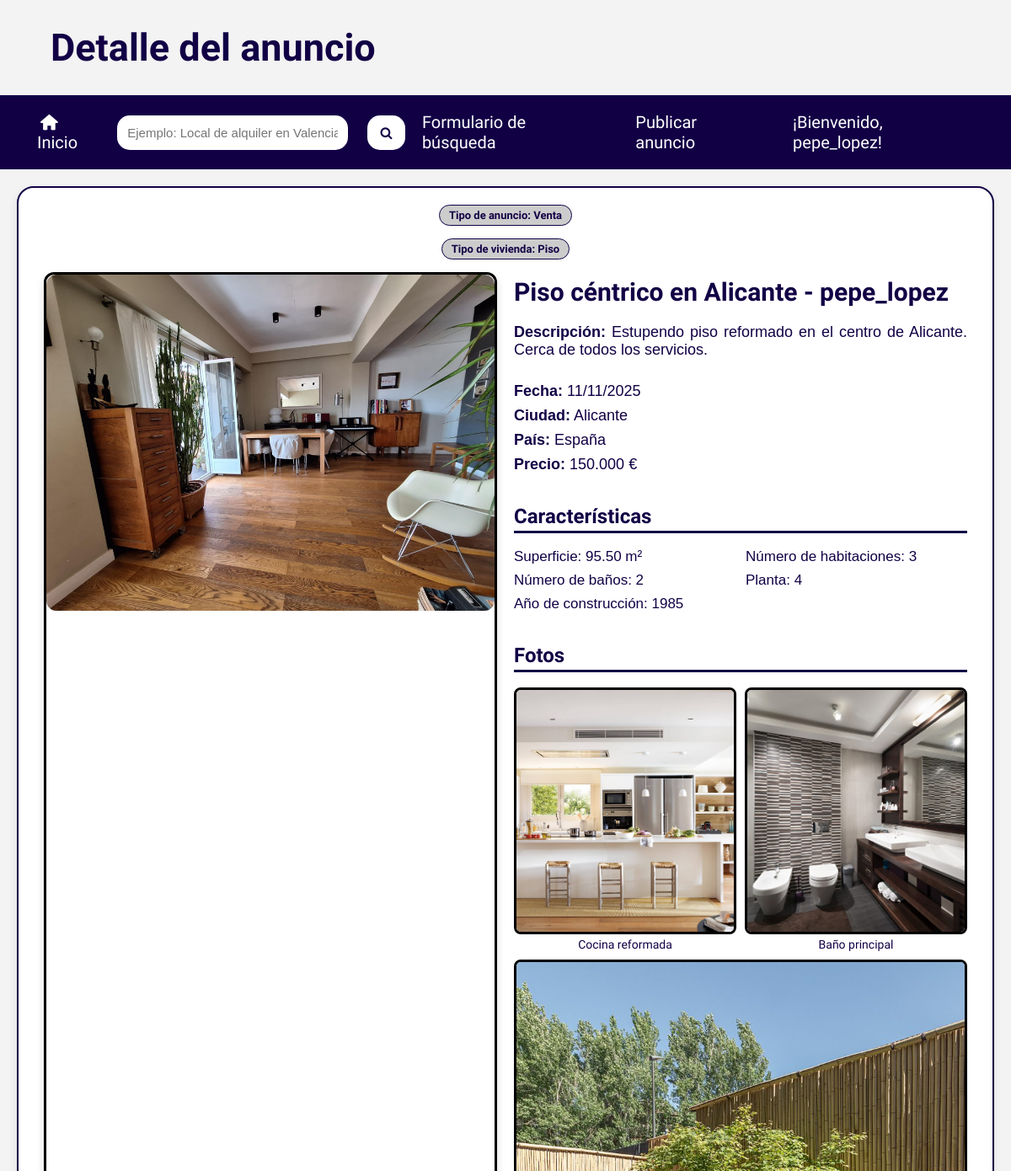
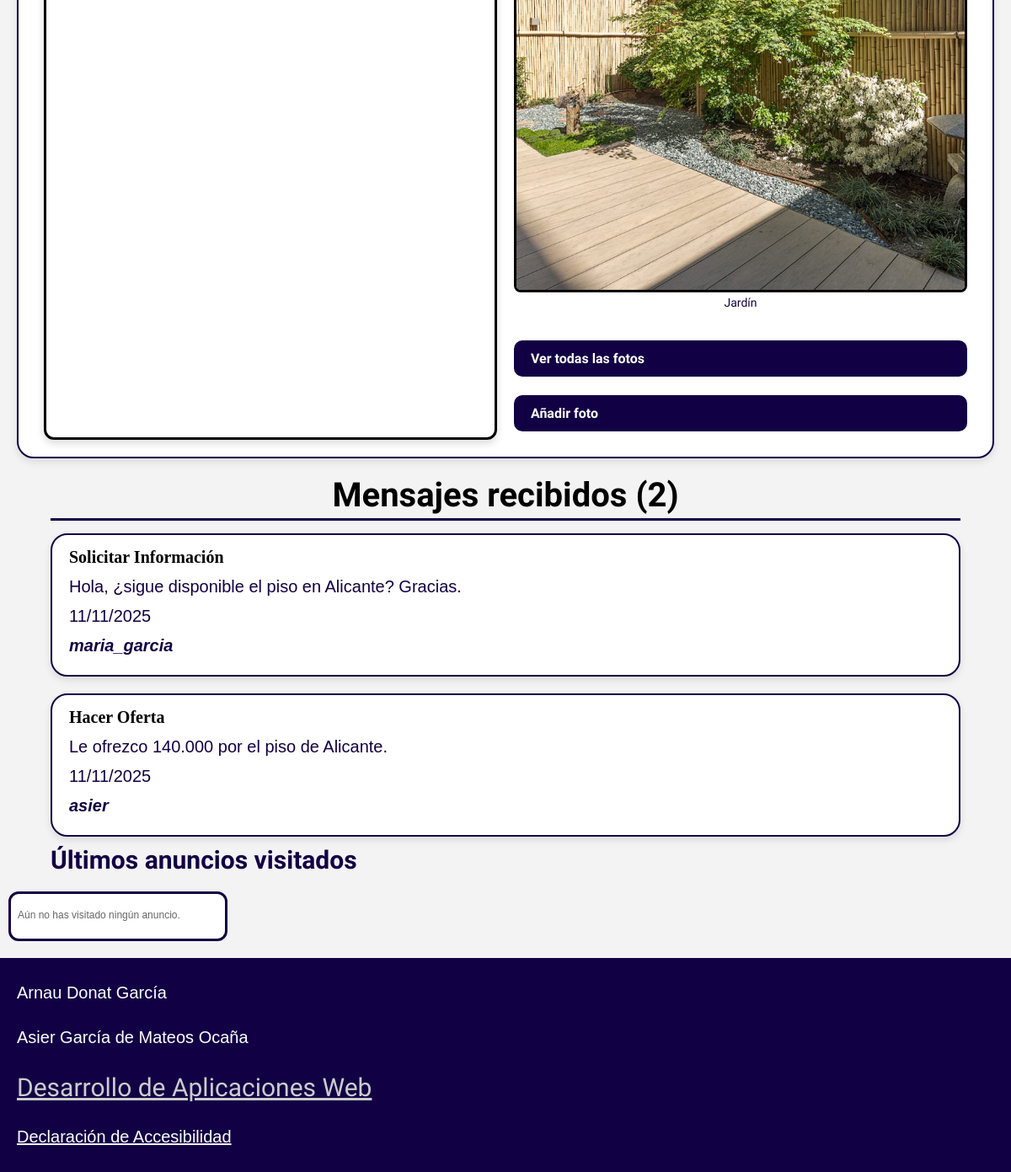
The app's page /userAnuncio.php?id=1 (signed in) with its own data (2 pictures, top to bottom).
### tables this page shows
CREATE TABLE `anuncios` (
  `IdAnuncio` int(11) NOT NULL,
  `TAnuncio` smallint(6) NOT NULL,
  `TVivienda` smallint(6) NOT NULL,
  `FPrincipal` varchar(255) DEFAULT NULL,
  `Alternativo` varchar(255) NOT NULL,
  `Titulo` varchar(255) NOT NULL,
  `Precio` decimal(10,2) NOT NULL,
  `Texto` text NOT NULL,
  `Ciudad` varchar(255) NOT NULL,
  `Pais` int(11) NOT NULL,
  `Superficie` decimal(10,2) NOT NULL,
  `NHabitaciones` int(11) NOT NULL,
  `NBanyos` int(11) NOT NULL,
  `Planta` int(11) NOT NULL,
  `Anyo` int(11) NOT NULL,
  `FRegistro` timestamp NOT NULL DEFAULT current_timestamp(),
  `Usuario` int(11) NOT NULL
);

CREATE TABLE `fotos` (
  `IdFoto` int(11) NOT NULL,
  `Titulo` varchar(255) DEFAULT NULL,
  `Foto` varchar(255) NOT NULL,
  `Alternativo` varchar(255) NOT NULL,
  `Anuncio` int(11) NOT NULL
);

CREATE TABLE `mensajes` (
  `IdMensaje` int(11) NOT NULL,
  `TMensaje` smallint(6) NOT NULL,
  `Texto` varchar(4000) NOT NULL,
  `Anuncio` int(11) NOT NULL,
  `UsuOrigen` int(11) NOT NULL,
  `UsuDestino` int(11) NOT NULL,
  `FRegistro` timestamp NOT NULL DEFAULT current_timestamp()
);

CREATE TABLE `tiposmensajes` (
  `IdTMensaje` smallint(6) NOT NULL,
  `NomTMensaje` varchar(255) NOT NULL
);

CREATE TABLE `usuarios` (
  `IdUsuario` int(11) NOT NULL,
  `NomUsuario` varchar(15) NOT NULL,
  `Clave` varchar(255) NOT NULL,
  `Email` varchar(254) NOT NULL,
  `Sexo` smallint(6) NOT NULL,
  `FNacimiento` date NOT NULL,
  `Ciudad` varchar(255) NOT NULL,
  `Pais` int(11) NOT NULL,
  `Foto` varchar(255) DEFAULT NULL,
  `FRegistro` timestamp NOT NULL DEFAULT current_timestamp(),
  `Estilo` int(11) NOT NULL
);

### userAnuncio.php (the view, shortened to what this page needs)
<?php
$id = (int)$_GET['id'];
$config = parse_ini_file('config.ini');
@$mysqli = new mysqli($config['Server'], $config['User'], $config['Password'], $config['Database']);
$anuncio = [];
$fotos = [];
$caracteristicas = [];
$sqlAnuncios = "SELECT
    A.IdAnuncio, TA.NomTAnuncio AS TipoAnuncio, TV.NomTVivienda AS TipoVivienda,
    A.Titulo, A.Texto, A.Precio, A.Ciudad, P.NomPais, A.FPrincipal, A.Alternativo,
    A.FRegistro, A.Superficie, A.NHabitaciones, A.NBanyos, A.Planta, A.Anyo,
    U.NomUsuario AS NomUsuario, F.IdFoto, F.Titulo AS TituloFoto, F.Foto AS RutaFoto,
    F.Alternativo AS AlternativoFoto
FROM ANUNCIOS A
JOIN USUARIOS U ON A.Usuario = U.IdUsuario
JOIN PAISES P ON A.Pais = P.IdPais
JOIN TIPOSANUNCIOS TA ON A.TAnuncio = TA.IdTAnuncio
JOIN TIPOSVIVIENDAS TV ON A.TVivienda = TV.IdTVivienda
LEFT JOIN FOTOS F ON A.IdAnuncio = F.Anuncio
WHERE A.IdAnuncio = ?";
if ($stmt = $mysqli->prepare($sqlAnuncios)) {
    $stmt->bind_param("i", $id);
    $stmt->execute();
    $res = $stmt->get_result();
    while ($row = $res->fetch_assoc()) {
        $anuncio = [
            'IdAnuncio' => $row['IdAnuncio'], 'TipoAnuncio' => $row['TipoAnuncio'],
            'TipoVivienda' => $row['TipoVivienda'], 'Titulo' => $row['Titulo'],
            'Texto' => $row['Texto'], 'Precio' => $row['Precio'], 'Ciudad' => $row['Ciudad'],
            'NomPais' => $row['NomPais'], 'FPrincipal' => './img/' . $row['FPrincipal'],
            'Alternativo' => $row['Alternativo'], 'FRegistro' => $row['FRegistro'],
            'Usuario' => $row['NomUsuario'], 'Superficie' => $row['Superficie'],
            'NHabitaciones' => $row['NHabitaciones'], 'NBanyos' => $row['NBanyos'],
            'Planta' => $row['Planta'], 'Anyo' => $row['Anyo'],
        ];
        $caracteristicas = [
            'Superficie' => 'Superficie: ' . $row['Superficie'] . ' m²',
            'Habitaciones' => 'Número de habitaciones: ' . $row['NHabitaciones'],
            'Banyos' => 'Número de baños: ' . $row['NBanyos'],
            'Planta' => 'Planta: ' . $row['Planta'],
            'Anyo' => 'Año de construcción: ' . $row['Anyo'],
        ];
        if ($row['RutaFoto']) {
            $fotos[] = [
                'IdFoto' => $row['IdFoto'], 'Titulo' => $row['TituloFoto'],
                'Foto' => './img/' . $row['RutaFoto'], 'Alternativo' => $row['AlternativoFoto'],
            ];
        }
    }
}
$mensajesRecibidos = [];
$sqlMensajes = "SELECT M.Texto, M.FRegistro, TM.NomTMensaje, U_Origen.NomUsuario
                FROM MENSAJES M
                JOIN TIPOSMENSAJES TM ON M.TMensaje = TM.IdTMensaje
                JOIN USUARIOS U_Origen ON M.UsuOrigen = U_Origen.IdUsuario
                WHERE M.Anuncio = ?
                ORDER BY M.FRegistro DESC";
if ($stmt = $mysqli->prepare($sqlMensajes)) {
    $stmt->bind_param("i", $id);
    $stmt->execute();
    $resMensajes = $stmt->get_result();
    $totalMensajes = $resMensajes->num_rows;
    while ($row = $resMensajes->fetch_assoc()) {
        $mensajesRecibidos[] = $row;
    }
} else {
    $totalMensajes = 0;
}
require 'cabecera.php';
?>
        <section id="anuncioDetalle">
            <h2 class="pill">Tipo de anuncio: <?= htmlspecialchars($anuncio['TipoAnuncio']) ?></h2>
            <h2 class="pill">Tipo de vivienda: <?= htmlspecialchars($anuncio['TipoVivienda']) ?></h2>
            <picture class="anuncio-hero">
                <img src="<?= htmlspecialchars($anuncio['FPrincipal']) ?>" alt="<?= htmlspecialchars($anuncio['Alternativo']) ?>">
            </picture>
            <h2 class="anuncio-titulo"><?= htmlspecialchars($anuncio['Titulo']) . ' - ' . htmlspecialchars($anuncio['Usuario']) ?></h2>
            <p class="anuncio-descripcion">
                <strong>Descripción:</strong> <?= htmlspecialchars($anuncio['Texto']) ?>
            </p>
            <ul class="meta-list">
                <li><strong>Fecha:</strong> <?= date('d/m/Y', strtotime($anuncio['FRegistro'])) ?></li>
                <li><strong>Ciudad:</strong> <?= htmlspecialchars($anuncio['Ciudad']) ?></li>
                <li><strong>País:</strong> <?= htmlspecialchars($anuncio['NomPais']) ?></li>
                <li class="precio"><strong>Precio:</strong> <?= number_format($anuncio['Precio'], 0, ',', '.') ?> €</li>
            </ul>
            <h3>Características</h3>
            <ul class="ficha">
                <?php foreach ($caracteristicas as $c): ?>
                    <li><?= htmlspecialchars($c) ?></li>
                <?php endforeach; ?>
            </ul>
            <h3>Fotos</h3>
            <section class="anuncio-galeria">
                <?php foreach ($fotos as $fotoData): ?>
                    <figure>
                        <img src="<?= htmlspecialchars($fotoData['Foto']) ?>" alt="<?= htmlspecialchars($fotoData['Alternativo']) ?>">
                        <figcaption><?= htmlspecialchars($fotoData['Titulo'] ? $fotoData['Titulo'] : $fotoData['Alternativo']) ?></figcaption>
                    </figure>
                <?php endforeach; ?>
            </section>
            <a class="btn" href="./userFotos.php?id=<?= urlencode($id) ?>">Ver todas las fotos</a>
            <a class="btn" href="./addFoto.php?id=<?= urlencode($id)?>">Añadir foto</a>
        </section>
        <section id="mensajesAnuncio" class="tipomensajes">
            <h2>Mensajes recibidos (<?php echo $totalMensajes; ?>)</h2>
                <ul>
                    <?php foreach ($mensajesRecibidos as $msg): ?>
                    <li>
                        <article>
                            <h3 id="tipoMensaje"><?php echo htmlspecialchars($msg['NomTMensaje']); ?></h3>
                            <p class="content"><?php echo htmlspecialchars($msg['Texto']); ?></p>
                            <p><time datetime="<?php echo date('Y-m-d', strtotime($msg['FRegistro'])); ?>">
                                <?php echo date('d/m/Y', strtotime($msg['FRegistro'])); ?>
                            </time></p>
                            <p class="usuarioDelMensaje"><?php echo htmlspecialchars($msg['NomUsuario']); ?></p>
                        </article>
                    </li>
                    <?php endforeach; ?>
                </ul>
        </section>
<?php
require 'pie.php';
?>

### estilos/minimum.css (style rules this page uses)
* { padding: 0; margin: 0; box-sizing: border-box; }
html { font-size: 10px; background-color: var(--fondo); --fondo: #f3f3f3; --fondo2: #cccccc; --titulos: #120045; }

### estilos/maximum.css (style rules this page uses)
* { padding: 0; margin: 0; box-sizing: border-box; }
html { font-size: 10px; background-color: var(--fondo); --fondo: #f3f3f3; --fondo2: #cccccc; --titulos: #120045; }

### estilos/medium.css (style rules this page uses)
* { padding: 0; margin: 0; box-sizing: border-box; }
html { font-size: 10px; background-color: var(--fondo); --fondo: #f3f3f3; --fondo2: #cccccc; --titulos: #120045; }

### estilos/dark.css (style rules this page uses)
html { background-color: var(--fondo); --fondo: #241f1f; --fondo2: #383131; --titulos: #9892aa; }

### estilos/contrast.css (style rules this page uses)
html { background-color: var(--fondo); --fondo: #ffffff; --fondo2: #ffffff; --titulos: #000a52; --contrasteFondo: #000a52; }

### estilos/big.css (style rules this page uses)
html { font-size: 15px; }

### estilos/contrast-big.css (style rules this page uses)
html { background-color: var(--fondo); --fondo: #ffffff; --fondo2: #ffffff; --titulos: #000a52; --contrasteFondo: #000a52; font-size: 15px; }

### estilos/print.css (style rules this page uses)
* { -webkit-print-color-adjust: exact; print-color-adjust: exact; }

### records on screen
anuncios: shows a picture, fotos.Titulo "Cocina reformada", fotos.Titulo "Baño principal", fotos.Titulo "Jardín"
mensajes: TMensaje.NomTMensaje "Solicitar Información", Texto "Hola, ¿sigue disponible el piso en Alicante? Gracias.", FRegistro "11/11/2025", UsuOrigen.NomUsuario "maria_garcia"
mensajes: TMensaje.NomTMensaje "Hacer Oferta", Texto "Le ofrezco 140.000 por el piso de Alicante.", FRegistro "11/11/2025", UsuOrigen.NomUsuario "asier"

### other values on screen
$encabezado "Detalle del anuncio"
$username "pepe_lopez"
$anuncio['TipoAnuncio'] "Venta"
$anuncio['TipoVivienda'] "Piso"
$anuncio['Titulo'] "Piso céntrico en Alicante"
$anuncio['Usuario'] "pepe_lopez"
$anuncio['Texto'] "Estupendo piso reformado en el centro de Alicante. Cerca de todos los servicios."
date('d/m/Y', strtotime($anuncio['FRegistro'])) "11/11/2025"
$anuncio['Ciudad'] "Alicante"
$anuncio['NomPais'] "España"
$anuncio['Precio'] "150.000"
$c "Superficie: 95.50 m²"
$c "Número de habitaciones: 3"
$c "Número de baños: 2"
$c "Planta: 4"
